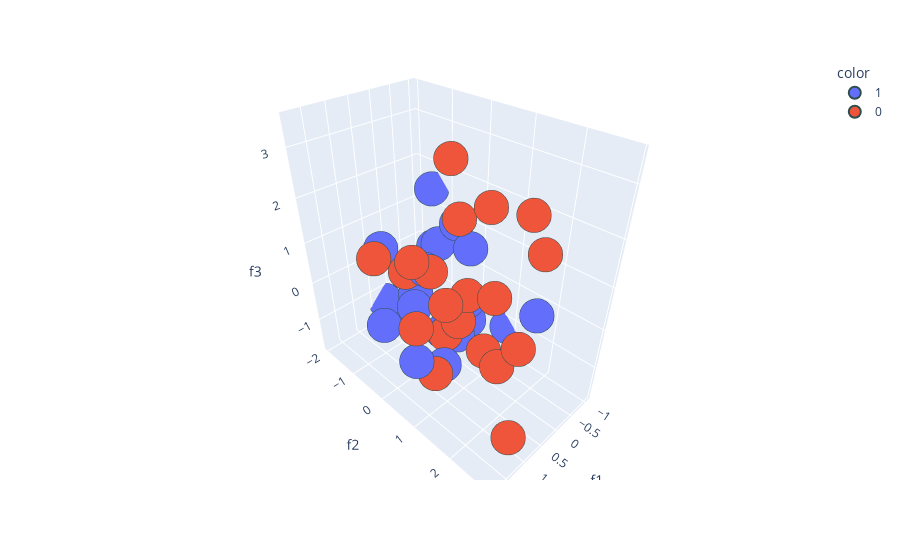

Notebook cell for this chart:
### Code cell
## Now let's visualize our dataframe in 3d graph using plotly
import plotly.express as px

fig = px.scatter_3d(df,
                    x=df['f1'],
                    y=df['f2'],
                    z=df['f3'],
                    color = df['target'].astype('str'))

fig.update_traces(marker=dict(size=12,line=dict(width=2,color='DarkSlateGrey')),selector=dict(mode='markers'))

fig.show()

### Figure 1 — Plotly figure (JSON) as saved in the notebook; plotly's stock layout.template omitted (floating-point values rounded to 4 significant figures)
{"data": [{"hovertemplate": "color=1<br>f1=%{x}<br>f2=%{y}<br>f3=%{z}<extra></extra>", "legendgroup": "1", "marker": {"color": "#636efa", "line": {"color": "DarkSlateGrey", "width": 2}, "size": 12, "symbol": "circle"}, "mode": "markers", "name": "1", "scene": "scene", "showlegend": true, "type": "scatter3d", "x": [0.4967, 1.523, 1.579, 0.5426, 0.242, -0.5623, -0.908, -0.2258, -0.5444, 0.3757, -0.6017, -1.058, 0.2089, 0.1969, -0.1156, -0.7198, 0.3436, -0.3851, 1.031, -0.3092], "y": [-0.1383, -0.2342, 0.7674, -0.4634, -1.913, -1.013, -1.412, 0.06753, 0.1109, -0.6006, 1.852, 0.8225, -1.96, 0.7385, -0.3011, -0.4606, -1.763, -0.6769, 0.9313, 0.3313], "z": [0.6477, -0.2341, -0.4695, -0.4657, -1.725, 0.3142, 1.466, -1.425, -1.151, -0.2917, -0.0135, -1.221, -1.328, 0.1714, -1.479, 1.057, 0.3241, 0.6117, -0.8392, 0.9755]}, {"hovertemplate": "color=0<br>f1=%{x}<br>f2=%{y}<br>f3=%{z}<extra></extra>", "legendgroup": "0", "marker": {"color": "#EF553B", "line": {"color": "DarkSlateGrey", "width": 2}, "size": 12, "symbol": "circle"}, "mode": "markers", "name": "0", "scene": "scene", "showlegend": true, "type": "scatter3d", "x": [0.5208, -0.1962, 0.928, 0.3549, 0.9642, 1.822, 1.092, 1.357, 0.1915, 1.329, 1.097, 0.6723, 1.296, 0.7654, 0.6573, 1.404, 1.258, 0.9735, 0.8076, -0.1687], "y": [0.8143, 1.813, 2.004, 1.361, 2.565, 1.087, -0.9876, 2.478, 0.4982, 0.4702, 1.969, 0.6079, 1.261, -0.4154, 0.1977, 2.886, 0.9256, 1.06, 1.302, 2.143], "z": [-0.1063, 2.356, 1.362, 2.538, -1.62, 0.701, 0.7803, 0.4817, 1.915, 1.513, 0.2979, -0.4635, 1.005, 0.5794, 0.8387, 1.175, -0.9188, 3.463, 0.9653, 1.752]}], "layout": {"legend": {"title": {"text": "color"}, "tracegroupgap": 0}, "margin": {"t": 60}, "scene": {"domain": {"x": [0, 1], "y": [0, 1]}, "xaxis": {"title": {"text": "f1"}}, "yaxis": {"title": {"text": "f2"}}, "zaxis": {"title": {"text": "f3"}}}}}
